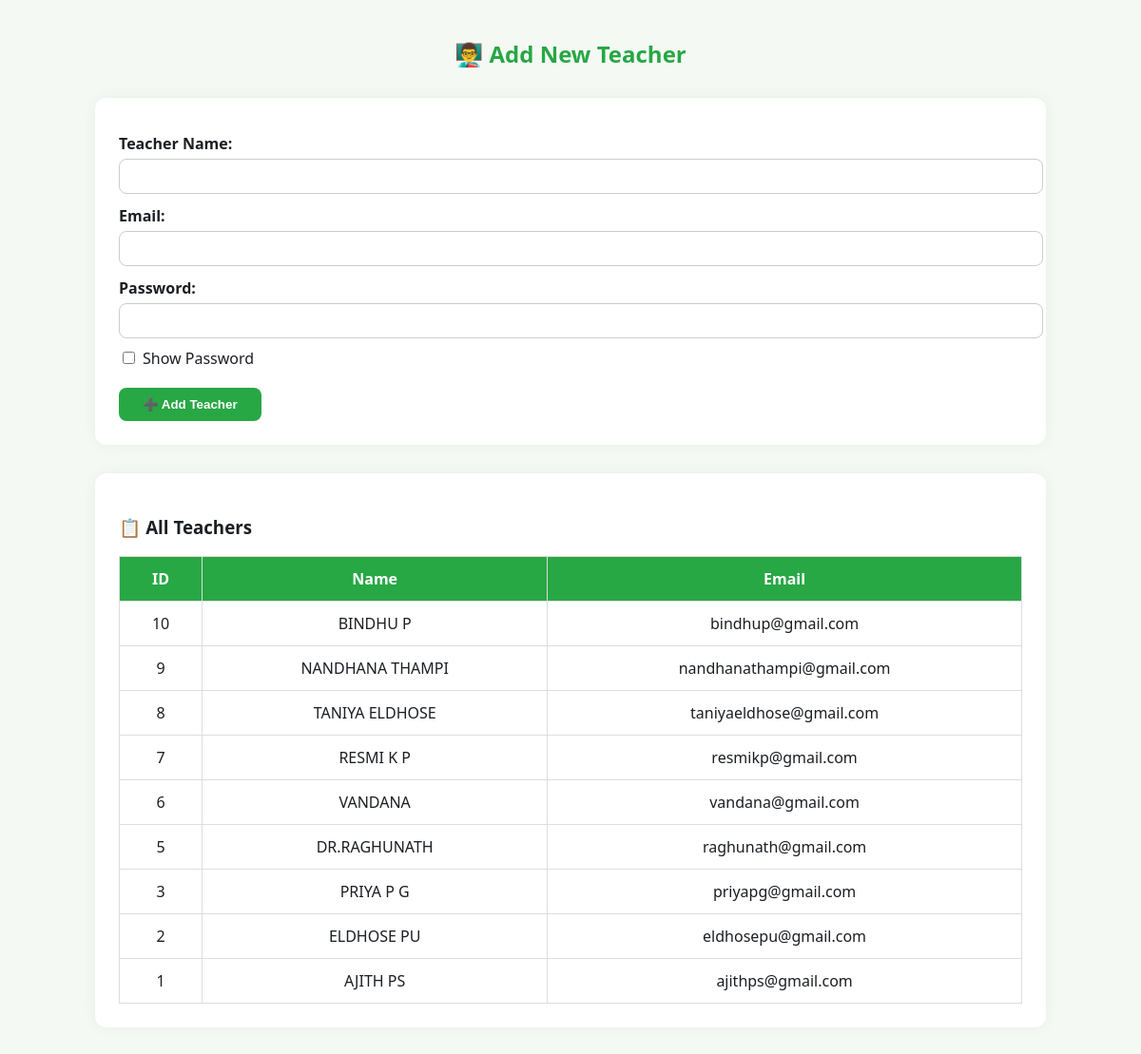
/add_teachers.php (signed in), run on the app's committed database.
### tables this page shows
CREATE TABLE `teachers` (
  `teacher_id` int(11) NOT NULL,
  `teacher_name` varchar(100) NOT NULL,
  `email` varchar(100) NOT NULL,
  `password` varchar(255) NOT NULL
);

### add_teachers.php (the view, shortened to what this page needs)
<?php
include 'config.php';
$teachers = mysqli_query($conn, "SELECT * FROM teachers ORDER BY teacher_id DESC");
?>
<!DOCTYPE html>
<html>
<head>
</head>
<body>
    <div class="container">
        <div class="header">
            <h2>👨‍🏫 Add New Teacher</h2>
        </div>
        <div class="card">
            <form method="post">
                <label>Teacher Name:</label>
                <input type="text" name="teacher_name" required>
                <label>Email:</label>
                <input type="email" name="email" required>
                <label>Password:</label>
                <input type="password" name="password" id="password" required>
                <div class="checkbox-label">
                    <input type="checkbox" onclick="togglePassword()"> Show Password
                </div>
                <button type="submit">➕ Add Teacher</button>
            </form>
        </div>
        <div class="card">
            <h3>📋 All Teachers</h3>
            <table>
                <tr>
                    <th>ID</th>
                    <th>Name</th>
                    <th>Email</th>
                </tr>
                <?php while ($row = mysqli_fetch_assoc($teachers)) { ?>
                    <tr>
                        <td><?= $row['teacher_id'] ?></td>
                        <td><?= $row['teacher_name'] ?></td>
                        <td><?= $row['email'] ?></td>
                    </tr>
                <?php } ?>
            </table>
        </div>
    </div>
</body>
</html>

### add_teachers.php (style rules this page uses)
body { font-family: 'Segoe UI', sans-serif; background: #f4f9f4; color: #1b1e23; margin: 0; padding: 20px; }
.container { max-width: 1000px; margin: auto; }
.header { text-align: center; margin-bottom: 30px; }
.header h2 { color: #28a745; }
.card { background: white; padding: 25px; border-radius: 12px; box-shadow: 0 0 15px rgba(0,0,0,0.05); margin-bottom: 30px; }
label { display: block; margin-top: 12px; font-weight: bold; }
input[type="text"], input[type="email"], input[type="password"] { width: 100%; padding: 10px; margin-top: 5px; border-radius: 8px; border: 1px solid #ccc; }
.checkbox-label { display: flex; align-items: center; margin-top: 10px; }
.checkbox-label input { margin-right: 8px; }
button { margin-top: 20px; padding: 10px 25px; background: #28a745; color: white; font-weight: bold; border: none; border-radius: 8px; cursor: pointer; }
table { width: 100%; border-collapse: collapse; }
table, th, td { border: 1px solid #ddd; }
th { background: #28a745; color: white; }
th, td { padding: 12px; text-align: center; }

### data on the page
teachers: teacher_id "10", teacher_name "BINDHU P", email "bindhup@gmail.com"
teachers: teacher_id "9", teacher_name "NANDHANA THAMPI", email "nandhanathampi@gmail.com"
teachers: teacher_id "8", teacher_name "TANIYA ELDHOSE", email "taniyaeldhose@gmail.com"
teachers: teacher_id "7", teacher_name "RESMI K P", email "resmikp@gmail.com"
teachers: teacher_id "6", teacher_name "VANDANA", email "vandana@gmail.com"
teachers: teacher_id "5", teacher_name "DR.RAGHUNATH", email "raghunath@gmail.com"
teachers: teacher_id "3", teacher_name "PRIYA P G", email "priyapg@gmail.com"
teachers: teacher_id "2", teacher_name "ELDHOSE PU", email "eldhosepu@gmail.com"
teachers: teacher_id "1", teacher_name "AJITH PS", email "ajithps@gmail.com"
